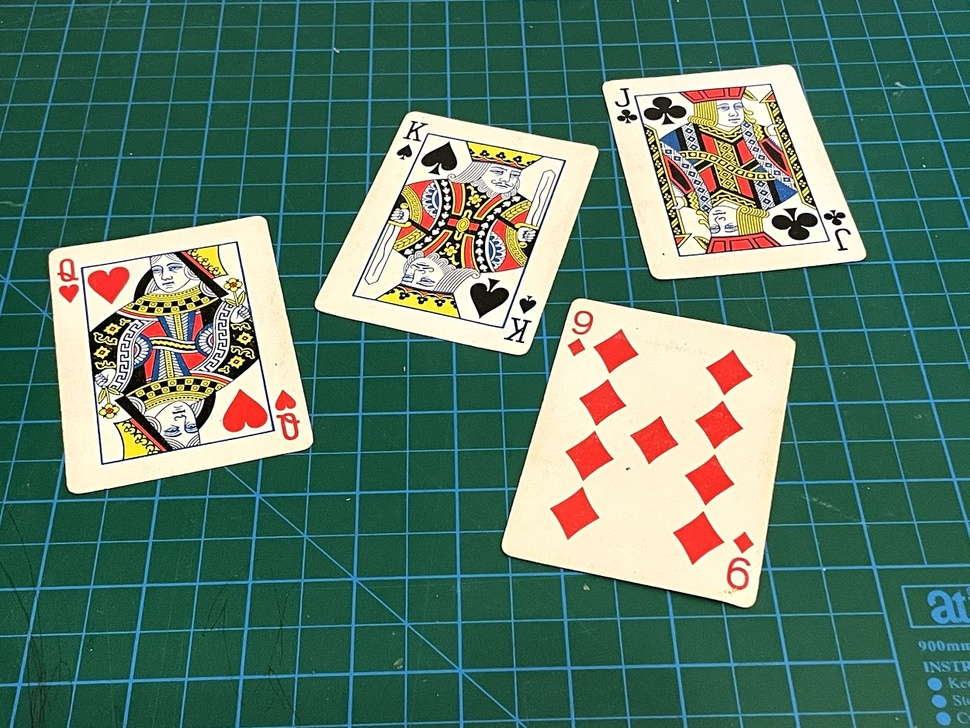
//> input picture OpenCV_451/Resources/cards.jpg, 970 x 728 px, shrunk from 1250 x 938 before the run
$ ./test   (built with g++ and OpenCV 4)
//> lines starting //> are read from the running program, lines starting //| are printed output that depends on the picture
#include <opencv2/imgcodecs.hpp>
#include <iostream>
#include <opencv2/highgui.hpp>
#include <opencv2/imgproc.hpp>

using namespace cv;
using namespace std;

void main()
{
	string path = "Resources/cards.jpg";
	Mat img = imread(path);
//> img is the input picture: 728 rows x 970 cols, CV_8UC3; mean B, G, R 104.7, 121.2, 88.9
	imshow("img", img);
	/*  分离成三通道分别显示  */
	vector<Mat> planes;
	split(img, planes);
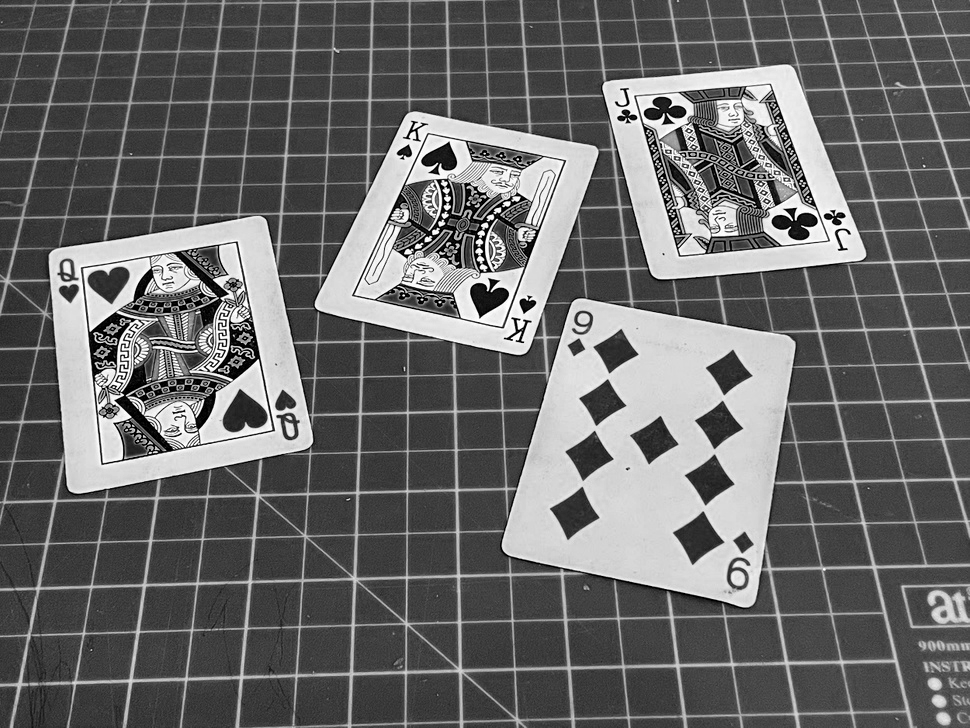
//> planes[0]: 728 rows x 970 cols, CV_8UC1; min 0, max 255, mean 104.7
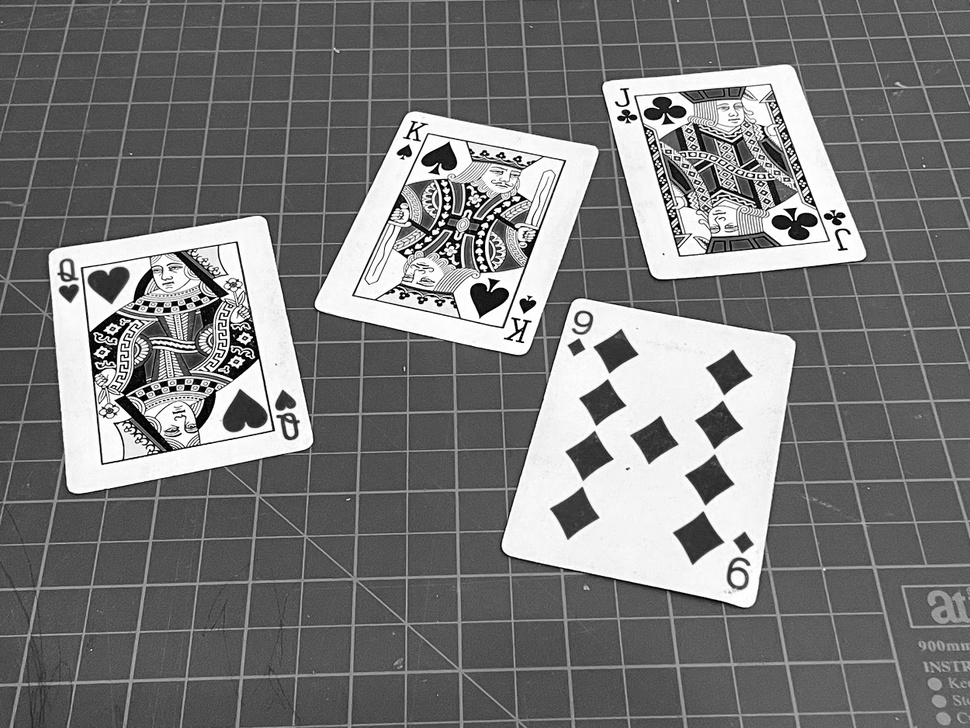
//> planes[1]: 728 rows x 970 cols, CV_8UC1; min 0, max 255, mean 121.2
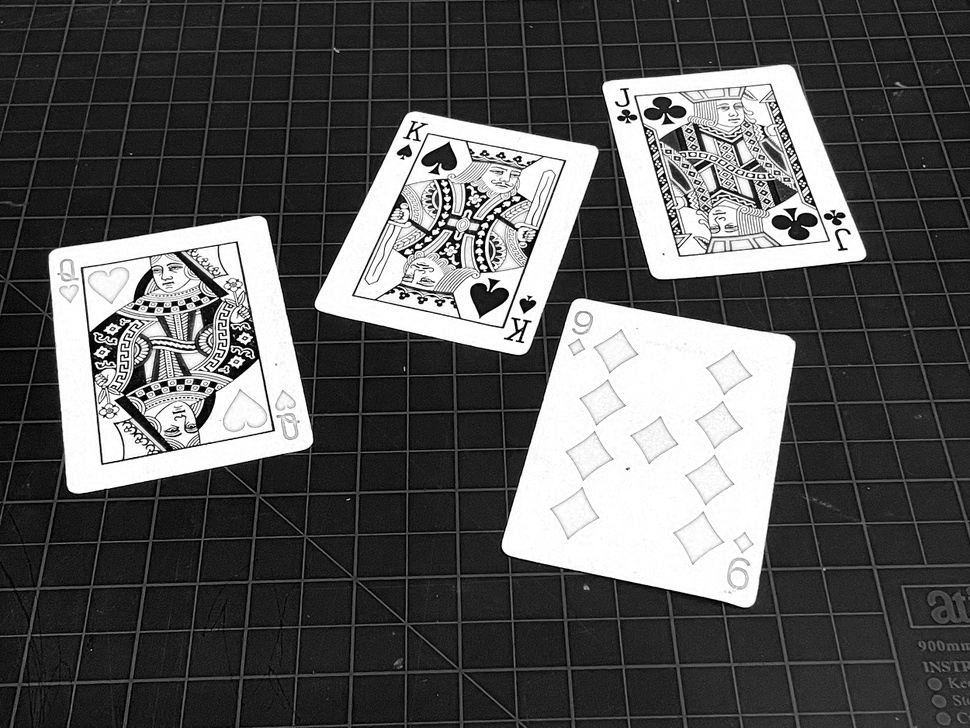
//> planes[2]: 728 rows x 970 cols, CV_8UC1; min 0, max 255, mean 88.9
	imshow("B", planes[0]);
	imshow("G", planes[1]);
	imshow("R", planes[2]);

	waitKey(0);
}
